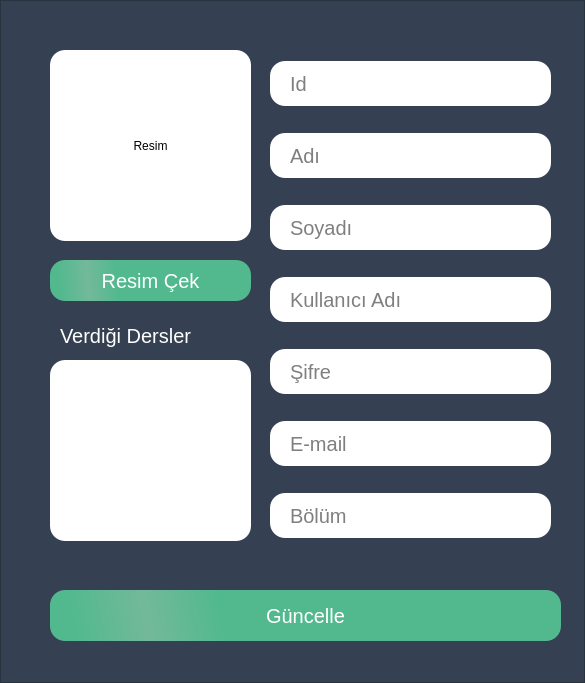
<?xml version="1.0" encoding="UTF-8"?>
<ui version="4.0">
 <class>OgretmenDuzenleForm</class>
 <widget class="QWidget" name="OgretmenDuzenleForm">
  <property name="geometry">
   <rect>
    <x>0</x>
    <y>0</y>
    <width>585</width>
    <height>683</height>
   </rect>
  </property>
  <property name="windowTitle">
   <string>Form</string>
  </property>
  <layout class="QGridLayout" name="gridLayout">
   <property name="leftMargin">
    <number>0</number>
   </property>
   <property name="topMargin">
    <number>0</number>
   </property>
   <property name="rightMargin">
    <number>0</number>
   </property>
   <property name="bottomMargin">
    <number>0</number>
   </property>
   <property name="spacing">
    <number>0</number>
   </property>
   <item row="0" column="0">
    <widget class="QFrame" name="frame">
     <property name="styleSheet">
      <string notr="true">QFrame{
background: #354152;
}



QLineEdit{
height: 45px;
border-radius:15px;
padding-left: 18px;
font-size: 20px;
background:white;
}
QPushButton{
border-radius: 15px;
background-color: qlineargradient(spread:reflect, x1:1, y1:0.466409, x2:0.188, y2:0.482727, stop:0.823864 rgba(82, 185, 143, 255), stop:1 rgba(115, 185, 153, 255));
padding: 8px 16px;
color: white;
font-size: 20px;
}
QPushButton:pressed{
color: black;
background: #008bd1

}

QComboBox {
    border: 1px solid gray;
    border-radius: 10px;
    min-width: 6em;
	font-size:20px;
	padding-left:15px;
	height:42px;
	border-radius:15px;

}

QComboBox:on {
    border-bottom-left-radius: 0px;
    border-bottom-right-radius: 0px;
}

QComboBox QAbstractItemView {
    border-bottom-right-radius: 10px;
    border-bottom-left-radius: 10px;
    background: white;
    border: 1px solid gray;
    box-shadow: transparent;
}

QComboBox::drop-down {
    border-color: transparent;
}</string>
     </property>
     <property name="frameShape">
      <enum>QFrame::StyledPanel</enum>
     </property>
     <property name="frameShadow">
      <enum>QFrame::Raised</enum>
     </property>
     <widget class="QLabel" name="lbl_resim">
      <property name="geometry">
       <rect>
        <x>50</x>
        <y>50</y>
        <width>201</width>
        <height>191</height>
       </rect>
      </property>
      <property name="styleSheet">
       <string notr="true">background: white;
border-radius:15px;
</string>
      </property>
      <property name="text">
       <string>Resim</string>
      </property>
      <property name="alignment">
       <set>Qt::AlignCenter</set>
      </property>
     </widget>
     <widget class="QListWidget" name="list_verilenDersler">
      <property name="geometry">
       <rect>
        <x>50</x>
        <y>360</y>
        <width>201</width>
        <height>181</height>
       </rect>
      </property>
      <property name="styleSheet">
       <string notr="true">background: white;
border-radius:15px;
font-size:16px;
padding-left:10px;
padding-top:10px;
</string>
      </property>
     </widget>
     <widget class="QPushButton" name="btn_update">
      <property name="geometry">
       <rect>
        <x>50</x>
        <y>590</y>
        <width>511</width>
        <height>51</height>
       </rect>
      </property>
      <property name="text">
       <string>Güncelle</string>
      </property>
     </widget>
     <widget class="QPushButton" name="btn_resimCek">
      <property name="geometry">
       <rect>
        <x>50</x>
        <y>260</y>
        <width>201</width>
        <height>41</height>
       </rect>
      </property>
      <property name="text">
       <string>Resim Çek</string>
      </property>
     </widget>
     <widget class="QFrame" name="frame_2">
      <property name="geometry">
       <rect>
        <x>270</x>
        <y>40</y>
        <width>281</width>
        <height>521</height>
       </rect>
      </property>
      <property name="styleSheet">
       <string notr="true">border:none;</string>
      </property>
      <property name="frameShape">
       <enum>QFrame::StyledPanel</enum>
      </property>
      <property name="frameShadow">
       <enum>QFrame::Raised</enum>
      </property>
      <layout class="QGridLayout" name="gridLayout_2">
       <property name="leftMargin">
        <number>0</number>
       </property>
       <property name="topMargin">
        <number>0</number>
       </property>
       <property name="rightMargin">
        <number>0</number>
       </property>
       <property name="bottomMargin">
        <number>0</number>
       </property>
       <item row="0" column="0">
        <widget class="QLineEdit" name="txt_id">
         <property name="enabled">
          <bool>false</bool>
         </property>
         <property name="placeholderText">
          <string>Id</string>
         </property>
        </widget>
       </item>
       <item row="1" column="0">
        <widget class="QLineEdit" name="txt_adi">
         <property name="placeholderText">
          <string>Adı</string>
         </property>
        </widget>
       </item>
       <item row="2" column="0">
        <widget class="QLineEdit" name="txt_soyadi">
         <property name="placeholderText">
          <string>Soyadı</string>
         </property>
        </widget>
       </item>
       <item row="3" column="0">
        <widget class="QLineEdit" name="txt_kadi">
         <property name="enabled">
          <bool>true</bool>
         </property>
         <property name="placeholderText">
          <string>Kullanıcı Adı</string>
         </property>
        </widget>
       </item>
       <item row="4" column="0">
        <widget class="QLineEdit" name="txt_sifre">
         <property name="echoMode">
          <enum>QLineEdit::PasswordEchoOnEdit</enum>
         </property>
         <property name="placeholderText">
          <string>Şifre</string>
         </property>
        </widget>
       </item>
       <item row="5" column="0">
        <widget class="QLineEdit" name="txt_mail">
         <property name="placeholderText">
          <string>E-mail</string>
         </property>
        </widget>
       </item>
       <item row="6" column="0">
        <widget class="QLineEdit" name="txt_bolum">
         <property name="placeholderText">
          <string>Bölüm</string>
         </property>
        </widget>
       </item>
      </layout>
     </widget>
     <widget class="QLabel" name="label">
      <property name="geometry">
       <rect>
        <x>60</x>
        <y>320</y>
        <width>181</width>
        <height>31</height>
       </rect>
      </property>
      <property name="styleSheet">
       <string notr="true">color:white;
font-size:20px;</string>
      </property>
      <property name="text">
       <string>Verdiği Dersler</string>
      </property>
     </widget>
    </widget>
   </item>
  </layout>
 </widget>
 <tabstops>
  <tabstop>btn_update</tabstop>
  <tabstop>list_verilenDersler</tabstop>
  <tabstop>btn_resimCek</tabstop>
 </tabstops>
 <resources/>
 <connections/>
</ui>
